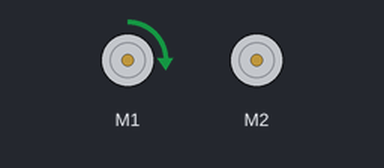
A sketch run on a simulated Arduino Uno, built with avr-gcc and run on an emulated ATmega328P. Shown: 2 × DC motor (green arrow = forward, orange = backward, longer = faster).

Above: at 0.1 s.
Timing chart, 0 to 1.6 s (numbered marks = the images above):
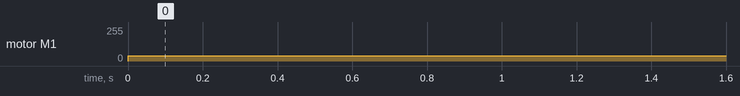

Measured:
- by itself, motor M1: stopped → forward 40/255 at 0.00 s

The sketch:

sprint1_motortest.ino
```cpp
#include <Adafruit_MotorShield.h>

Adafruit_MotorShield AFMS = Adafruit_MotorShield();
Adafruit_DCMotor *leftMotor = AFMS.getMotor(1);
Adafruit_DCMotor *rightMotor = AFMS.getMotor(2);

void setup() {
  // put your setup code here, to run once:
  AFMS.begin();

}

void loop() {
  // put your main code here, to run repeatedly:
  leftMotor->setSpeed(40);
  leftMotor->run(FORWARD);
  rightMotor->setSpeed(0);
  rightMotor->run(BACKWARD);
  delay(100);
}
```
